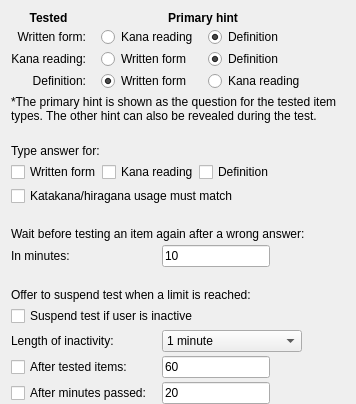
            <widget class="QWidget" name="studyItemPage">
             <property name="sizePolicy">
              <sizepolicy hsizetype="Expanding" vsizetype="Expanding">
               <horstretch>0</horstretch>
               <verstretch>0</verstretch>
              </sizepolicy>
             </property>
             <layout class="QFormLayout" name="formLayout_11">
              <property name="horizontalSpacing">
               <number>10</number>
              </property>
              <property name="verticalSpacing">
               <number>4</number>
              </property>
              <property name="bottomMargin">
               <number>0</number>
              </property>
              <item row="0" column="0" colspan="2">
               <widget class="QWidget" name="widget_7" native="true">
                <layout class="QGridLayout" name="gridLayout">
                 <property name="leftMargin">
                  <number>0</number>
                 </property>
                 <property name="topMargin">
                  <number>0</number>
                 </property>
                 <property name="rightMargin">
                  <number>0</number>
                 </property>
                 <property name="bottomMargin">
                  <number>0</number>
                 </property>
                 <property name="horizontalSpacing">
                  <number>10</number>
                 </property>
                 <property name="verticalSpacing">
                  <number>2</number>
                 </property>
                 <item row="1" column="3">
                  <widget class="QRadioButton" name="kanjiDefRadio">
                   <property name="text">
                    <string>Definition</string>
                   </property>
                   <property name="checked">
                    <bool>true</bool>
                   </property>
                   <attribute name="buttonGroup">
                    <string notr="true">buttonGroup</string>
                   </attribute>
                  </widget>
                 </item>
                 <item row="1" column="2">
                  <widget class="QRadioButton" name="kanjiKanaRadio">
                   <property name="text">
                    <string>Kana reading</string>
                   </property>
                   <attribute name="buttonGroup">
                    <string notr="true">buttonGroup</string>
                   </attribute>
                  </widget>
                 </item>
                 <item row="3" column="2">
                  <widget class="QRadioButton" name="defKanjiRadio">
                   <property name="text">
                    <string>Written form</string>
                   </property>
                   <property name="checked">
                    <bool>true</bool>
                   </property>
                   <attribute name="buttonGroup">
                    <string notr="true">buttonGroup_3</string>
                   </attribute>
                  </widget>
                 </item>
                 <item row="1" column="0">
                  <widget class="QLabel" name="label_86">
                   <property name="text">
                    <string>Written form:</string>
                   </property>
                   <property name="alignment">
                    <set>Qt::AlignRight|Qt::AlignTrailing|Qt::AlignVCenter</set>
                   </property>
                  </widget>
                 </item>
                 <item row="2" column="3">
                  <widget class="QRadioButton" name="kanaDefRadio">
                   <property name="text">
                    <string>Definition</string>
                   </property>
                   <property name="checked">
                    <bool>true</bool>
                   </property>
                   <attribute name="buttonGroup">
                    <string notr="true">buttonGroup_2</string>
                   </attribute>
                  </widget>
                 </item>
                 <item row="2" column="0">
                  <widget class="QLabel" name="label_87">
                   <property name="text">
                    <string>Kana reading:</string>
                   </property>
                   <property name="alignment">
                    <set>Qt::AlignRight|Qt::AlignTrailing|Qt::AlignVCenter</set>
                   </property>
                  </widget>
                 </item>
                 <item row="3" column="0">
                  <widget class="QLabel" name="label_88">
                   <property name="text">
                    <string>Definition:</string>
                   </property>
                   <property name="alignment">
                    <set>Qt::AlignRight|Qt::AlignTrailing|Qt::AlignVCenter</set>
                   </property>
                  </widget>
                 </item>
                 <item row="2" column="4">
                  <spacer name="horizontalSpacer_2">
                   <property name="orientation">
                    <enum>Qt::Horizontal</enum>
                   </property>
                   <property name="sizeHint" stdset="0">
                    <size>
                     <width>40</width>
                     <height>20</height>
                    </size>
                   </property>
                  </spacer>
                 </item>
                 <item row="3" column="3">
                  <widget class="QRadioButton" name="defKanaRadio">
                   <property name="text">
                    <string>Kana reading</string>
                   </property>
                   <attribute name="buttonGroup">
                    <string notr="true">buttonGroup_3</string>
                   </attribute>
                  </widget>
                 </item>
                 <item row="2" column="2">
                  <widget class="QRadioButton" name="kanaKanjiRadio">
                   <property name="text">
                    <string>Written form</string>
                   </property>
                   <attribute name="buttonGroup">
                    <string notr="true">buttonGroup_2</string>
                   </attribute>
                  </widget>
                 </item>
                 <item row="0" column="0">
                  <widget class="QLabel" name="label_38">
                   <property name="font">
                    <font>
                     <weight>75</weight>
                     <bold>true</bold>
                    </font>
                   </property>
                   <property name="text">
                    <string>Tested</string>
                   </property>
                   <property name="alignment">
                    <set>Qt::AlignCenter</set>
                   </property>
                  </widget>
                 </item>
                 <item row="0" column="2" colspan="2">
                  <widget class="QLabel" name="label_41">
                   <property name="font">
                    <font>
                     <weight>75</weight>
                     <bold>true</bold>
                    </font>
                   </property>
                   <property name="text">
                    <string>Primary hint</string>
                   </property>
                   <property name="alignment">
                    <set>Qt::AlignCenter</set>
                   </property>
                  </widget>
                 </item>
                 <item row="2" column="1">
                  <spacer name="horizontalSpacer_3">
                   <property name="orientation">
                    <enum>Qt::Horizontal</enum>
                   </property>
                   <property name="sizeType">
                    <enum>QSizePolicy::Fixed</enum>
                   </property>
                   <property name="sizeHint" stdset="0">
                    <size>
                     <width>5</width>
                     <height>5</height>
                    </size>
                   </property>
                  </spacer>
                 </item>
                </layout>
               </widget>
              </item>
              <item row="1" column="0" colspan="2">
               <widget class="QLabel" name="label_93">
                <property name="text">
                 <string>&lt;html&gt;&lt;head/&gt;&lt;body&gt;&lt;p&gt;*The primary hint is shown as the question for the tested item types. The other hint can also be revealed during the test.&lt;/p&gt;&lt;/body&gt;&lt;/html&gt;</string>
                </property>
                <property name="wordWrap">
                 <bool>true</bool>
                </property>
               </widget>
              </item>
              <item row="2" column="1">
               <spacer name="verticalSpacer_23">
                <property name="orientation">
                 <enum>Qt::Vertical</enum>
                </property>
                <property name="sizeType">
                 <enum>QSizePolicy::Fixed</enum>
                </property>
                <property name="sizeHint" stdset="0">
                 <size>
                  <width>20</width>
                  <height>13</height>
                 </size>
                </property>
               </spacer>
              </item>
              <item row="3" column="0" colspan="2">
               <widget class="QLabel" name="label_84">
                <property name="text">
                 <string>Type answer for:</string>
                </property>
               </widget>
              </item>
              <item row="4" column="0" colspan="2">
               <layout class="QHBoxLayout" name="horizontalLayout_13">
                <item>
                 <widget class="QCheckBox" name="typeKanjiBox">
                  <property name="sizePolicy">
                   <sizepolicy hsizetype="Fixed" vsizetype="Fixed">
                    <horstretch>0</horstretch>
                    <verstretch>0</verstretch>
                   </sizepolicy>
                  </property>
                  <property name="text">
                   <string>Written form</string>
                  </property>
                 </widget>
                </item>
                <item>
                 <widget class="QCheckBox" name="typeKanaBox">
                  <property name="sizePolicy">
                   <sizepolicy hsizetype="Fixed" vsizetype="Fixed">
                    <horstretch>0</horstretch>
                    <verstretch>0</verstretch>
                   </sizepolicy>
                  </property>
                  <property name="text">
                   <string>Kana reading</string>
                  </property>
                 </widget>
                </item>
                <item>
                 <widget class="QCheckBox" name="typeDefBox">
                  <property name="sizePolicy">
                   <sizepolicy hsizetype="Fixed" vsizetype="Fixed">
                    <horstretch>0</horstretch>
                    <verstretch>0</verstretch>
                   </sizepolicy>
                  </property>
                  <property name="text">
                   <string>Definition</string>
                  </property>
                 </widget>
                </item>
                <item>
                 <spacer name="horizontalSpacer">
                  <property name="orientation">
                   <enum>Qt::Horizontal</enum>
                  </property>
                  <property name="sizeHint" stdset="0">
                   <size>
                    <width>40</width>
                    <height>20</height>
                   </size>
                  </property>
                 </spacer>
                </item>
               </layout>
              </item>
              <item row="5" column="0" colspan="2">
               <widget class="QCheckBox" name="studyMatchKanaBox">
                <property name="sizePolicy">
                 <sizepolicy hsizetype="Fixed" vsizetype="Fixed">
                  <horstretch>0</horstretch>
                  <verstretch>0</verstretch>
                 </sizepolicy>
                </property>
                <property name="text">
                 <string>Katakana/hiragana usage must match</string>
                </property>
               </widget>
              </item>
              <item row="6" column="1">
               <spacer name="verticalSpacer_27">
                <property name="orientation">
                 <enum>Qt::Vertical</enum>
                </property>
                <property name="sizeType">
                 <enum>QSizePolicy::Fixed</enum>
                </property>
                <property name="sizeHint" stdset="0">
                 <size>
                  <width>20</width>
                  <height>13</height>
                 </size>
                </property>
               </spacer>
              </item>
              <item row="7" column="0" colspan="2">
               <widget class="QLabel" name="label_82">
                <property name="text">
                 <string>Wait before testing an item again after a wrong answer:</string>
                </property>
               </widget>
              </item>
              <item row="8" column="0">
               <widget class="QLabel" name="label_83">
                <property name="text">
                 <string>In minutes:</string>
                </property>
               </widget>
              </item>
              <item row="8" column="1">
               <widget class="ZLineEdit" name="studyWaitEdit">
                <property name="sizePolicy">
                 <sizepolicy hsizetype="Fixed" vsizetype="Fixed">
                  <horstretch>0</horstretch>
                  <verstretch>0</verstretch>
                 </sizepolicy>
                </property>
                <property name="text">
                 <string>10</string>
                </property>
               </widget>
              </item>
              <item row="9" column="1">
               <spacer name="verticalSpacer_21">
                <property name="orientation">
                 <enum>Qt::Vertical</enum>
                </property>
                <property name="sizeType">
                 <enum>QSizePolicy::Fixed</enum>
                </property>
                <property name="sizeHint" stdset="0">
                 <size>
                  <width>20</width>
                  <height>13</height>
                 </size>
                </property>
               </spacer>
              </item>
              <item row="10" column="0" colspan="2">
               <widget class="QLabel" name="label_92">
                <property name="text">
                 <string>Offer to suspend test when a limit is reached:</string>
                </property>
               </widget>
              </item>
              <item row="11" column="0" colspan="2">
               <widget class="QCheckBox" name="studySuspendBox">
                <property name="sizePolicy">
                 <sizepolicy hsizetype="Fixed" vsizetype="Fixed">
                  <horstretch>0</horstretch>
                  <verstretch>0</verstretch>
                 </sizepolicy>
                </property>
                <property name="text">
                 <string>Suspend test if user is inactive</string>
                </property>
               </widget>
              </item>
              <item row="12" column="0">
               <widget class="QLabel" name="label_90">
                <property name="text">
                 <string>Length of inactivity:</string>
                </property>
               </widget>
              </item>
              <item row="12" column="1">
               <widget class="QComboBox" name="studySuspendCBox">
                <property name="sizePolicy">
                 <sizepolicy hsizetype="Fixed" vsizetype="Fixed">
                  <horstretch>0</horstretch>
                  <verstretch>0</verstretch>
                 </sizepolicy>
                </property>
                <item>
                 <property name="text">
                  <string>1 minute</string>
                 </property>
                </item>
                <item>
                 <property name="text">
                  <string>1 and a half minutes</string>
                 </property>
                </item>
                <item>
                 <property name="text">
                  <string>2 minutes</string>
                 </property>
                </item>
                <item>
                 <property name="text">
                  <string>3 minutes</string>
                 </property>
                </item>
                <item>
                 <property name="text">
                  <string>5 minutes</string>
                 </property>
                </item>
               </widget>
              </item>
              <item row="14" column="0">
               <widget class="QCheckBox" name="suspendItemsBox">
                <property name="sizePolicy">
                 <sizepolicy hsizetype="Fixed" vsizetype="Preferred">
                  <horstretch>0</horstretch>
                  <verstretch>0</verstretch>
                 </sizepolicy>
                </property>
                <property name="text">
                 <string>After tested items:</string>
                </property>
               </widget>
              </item>
              <item row="14" column="1">
               <widget class="ZLineEdit" name="suspendItemsEdit">
                <property name="sizePolicy">
                 <sizepolicy hsizetype="Fixed" vsizetype="Fixed">
                  <horstretch>0</horstretch>
                  <verstretch>0</verstretch>
                 </sizepolicy>
                </property>
                <property name="text">
                 <string>60</string>
                </property>
               </widget>
              </item>
              <item row="15" column="0">
               <widget class="QCheckBox" name="suspendTimeBox">
                <property name="sizePolicy">
                 <sizepolicy hsizetype="Fixed" vsizetype="Preferred">
                  <horstretch>0</horstretch>
                  <verstretch>0</verstretch>
                 </sizepolicy>
                </property>
                <property name="text">
                 <string>After minutes passed:</string>
                </property>
               </widget>
              </item>
              <item row="15" column="1">
               <widget class="ZLineEdit" name="suspendTimeEdit">
                <property name="sizePolicy">
                 <sizepolicy hsizetype="Fixed" vsizetype="Fixed">
                  <horstretch>0</horstretch>
                  <verstretch>0</verstretch>
                 </sizepolicy>
                </property>
                <property name="text">
                 <string>20</string>
                </property>
               </widget>
              </item>
             </layout>
            </widget>
